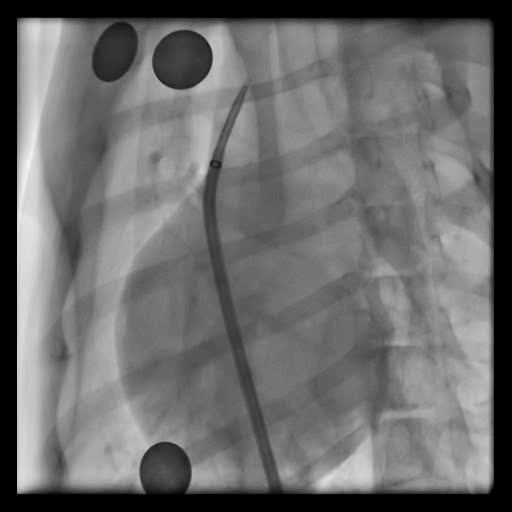
#> input picture animalvideocaptures/m0012_frame0.jpg, 512 x 512 px
$ jupyter execute --allow-errors Cathseg_animal_3markers.ipynb   (older library calls are emulated)
#> lines starting #> are read from the running program, lines starting #| are printed output that depends on the picture
[cell 1]
# print("animal video")
import cv2
import numpy as np
import matplotlib.pyplot as plt
import pandas as pd
#from skimage.morphology import medial_axis, skeletonize
#from timeit import default_timer as timer
print("package loaded")

## Load Images

[cell 2]
a=30
b=30
c=490
d=490
img1=cv2.imread('animalvideocaptures/m0012_frame0.jpg', cv2.IMREAD_GRAYSCALE)
#> img1 is the input picture: shape (512, 512); min 0, max 243, mean 108.2
h,w=img1.shape
#> h = 512; w = 512
img1cr=img1[a:c,b:d]
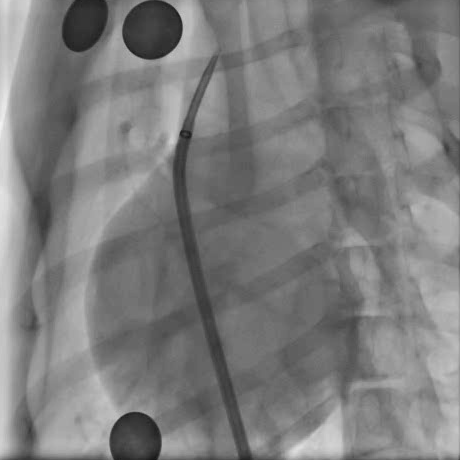
#> img1cr: shape (460, 460); min 21, max 243, mean 124.7
top, bottom, left, right = [a-1, h-c, b-1, w-d]
#> top = 29; bottom = 22; left = 29; right = 22
img1 = cv2.copyMakeBorder(img1cr, top, bottom, left, right, cv2.BORDER_CONSTANT, value=255)
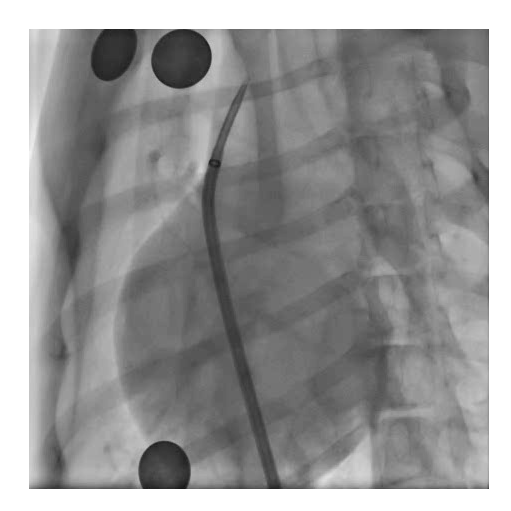
#> img1: shape (511, 511); min 21, max 255, mean 149.4

img2=cv2.imread('animalvideocaptures/m0014_frame0.jpg', cv2.IMREAD_GRAYSCALE)
#> (the rest of this cell did not finish here and is left out)

## Basic processing

[cell 3]
img1inv=cv2.bitwise_not(img1)
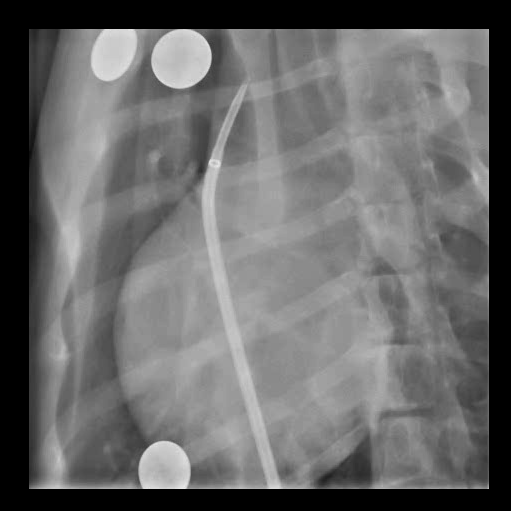
#> img1inv: shape (511, 511); min 0, max 234, mean 105.6
img2inv=cv2.bitwise_not(img2)
#> (the rest of this cell did not finish here and is left out)
